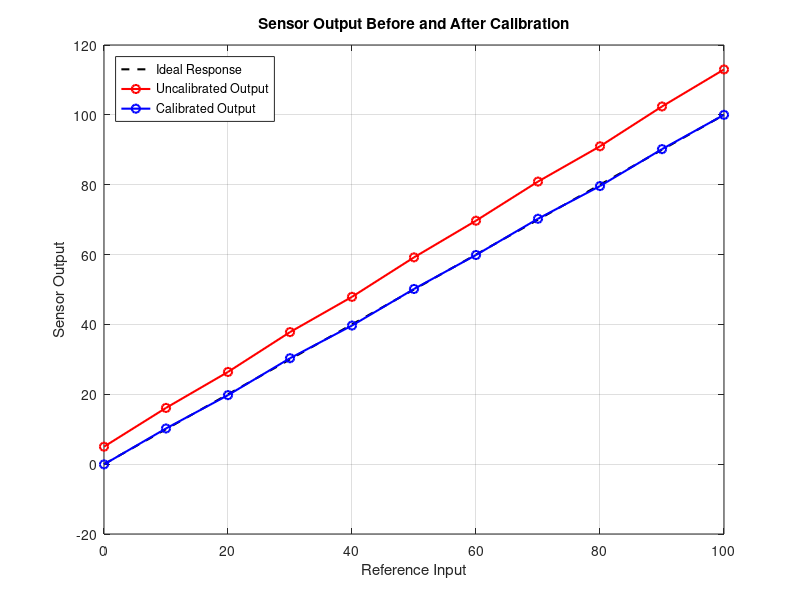
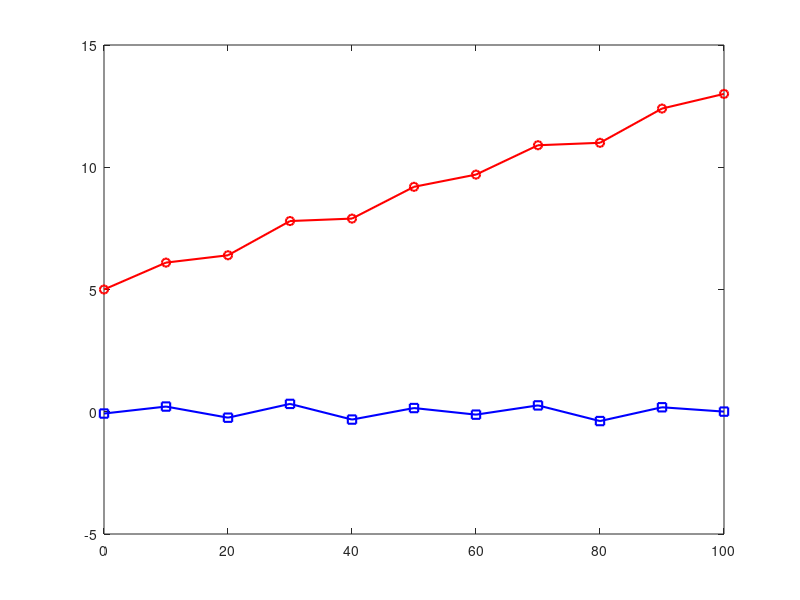

Here is the MATLAB script that generated these plots, in order: (Note: this script raises an error after producing the figures.)

clc;
clear;
close all;

%% SENSOR CALIBRATION SIMULATION

% Known reference input values
reference = 0:10:100;

% Simulated sensor errors
gain_error = 1.08;
offset_error = 5;

% Simulated uncalibrated sensor readings
raw_output = gain_error .* reference + offset_error;

% Add a small measurement variation
measurement_variation = [0 0.3 -0.2 0.4 -0.3 ...
                         0.2 -0.1 0.3 -0.4 0.2 0];

raw_output = raw_output + measurement_variation;

%% Linear calibration
% Fit reference values against measured sensor output
calibration_coefficients = polyfit(raw_output, reference, 1);

% Apply calibration equation
corrected_output = polyval(calibration_coefficients, raw_output);

% Calculate measurement errors
error_before = raw_output - reference;
error_after = corrected_output - reference;

% Calculate error statistics
mae_before = mean(abs(error_before));
mae_after = mean(abs(error_after));

%% Display results
fprintf('SENSOR CALIBRATION SIMULATION\n\n');

fprintf('Original sensor gain: %.3f\n', gain_error);
fprintf('Original sensor offset: %.3f\n', offset_error);

fprintf('\nCalibration equation:\n');
fprintf('Corrected = %.5f * Measured + %.5f\n', ...
    calibration_coefficients(1), ...
    calibration_coefficients(2));

fprintf('\nReference   Raw Output   Corrected Output\n');

for i = 1:length(reference)
    fprintf('%8.2f   %8.2f       %8.2f\n', ...
        reference(i), raw_output(i), corrected_output(i));
end

fprintf('\nMean absolute error before calibration: %.4f\n',mae_before);
fprintf('Mean absolute error after calibration: %.4f\n',mae_after);

%% Graph 1: Sensor calibration
figure;

plot(reference,reference,'k--','LineWidth',1.5);
hold on;
plot(reference,raw_output,'ro-','LineWidth',1.5);
plot(reference,corrected_output,'b-o','LineWidth',1.5);

xlabel('Reference Input');
ylabel('Sensor Output');
title('Sensor Output Before and After Calibration');

legend('Ideal Response','Uncalibrated Output', ...
       'Calibrated Output','Location','northwest');

grid on;

%% Graph 2: Measurement error
figure;

plot(reference,error_before,'r-o','LineWidth',1.5);
hold on;
plot(reference,error_after,'b-s','LineWidth',1.5);

yline(0,'k--');

xlabel('Reference Input');
ylabel('Measurement Error');
title('Measurement Error Before and After Calibration');

legend('Before Calibration','After Calibration', ...
       'Location','best');

grid on;

%% Graph 3: Error comparison
figure;

bar([mae_before mae_after]);

set(gca,'XTickLabel',{'Before Calibration','After Calibration'});

ylabel('Mean Absolute Error');
title('Comparison of Calibration Error');

grid on;

%% Summary
fprintf('\nSimulation completed successfully.\n');
fprintf('Error reduction: %.2f %%\n', ...
    (1-mae_after/mae_before)*100);
